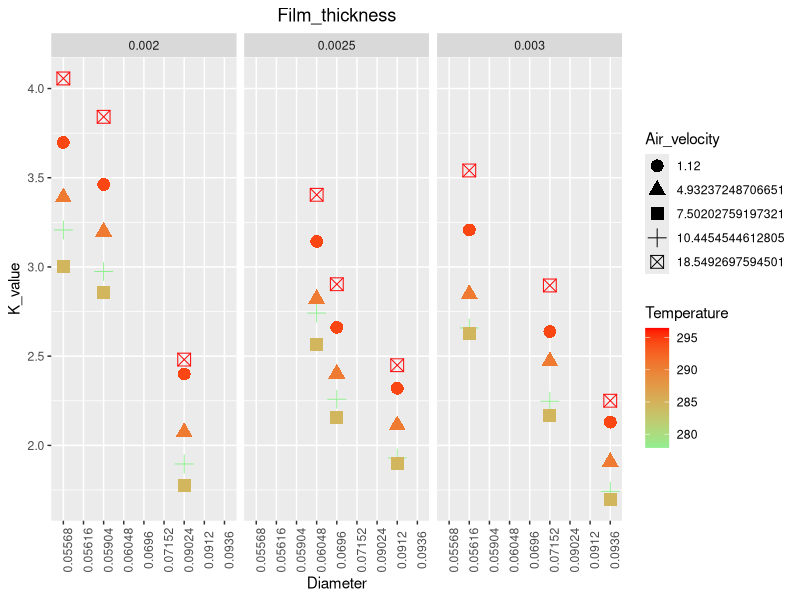

Write the R code that produced this figure.
#######Library##############
getwd()
library(readxl)
library(readr)
library(ggplot2)
library(tidyr)
library(tidyverse)
library(ggpubr)
library(purrr)


######Import Data frame (Excel)#######
Packaging_data <- read_excel("Packaging.xlsx")


#####ANOVA-Modeling#########
anova(aov(K_value~Film_thickness*Diameter*Air_velocity*Temperature, data=Packaging_data))


#####Regression-Modeling#########
summary(lm(K_value~Film_thickness*Diameter*Air_velocity*Temperature, data=Packaging_data))

######strings#######
Packaging_data$Film_thickness <- as.factor(Packaging_data$Film_thickness)
Packaging_data$Diameter <- as.factor(Packaging_data$Diameter)
Packaging_data$Air_velocity <- as.factor(Packaging_data$Air_velocity)


######ggplot2_graph#########
ggplot(Packaging_data, aes(x=Diameter, y=K_value, colour=Temperature, shape=Air_velocity))+        
  geom_point(size = 4)+
  facet_grid(cols = vars(Film_thickness))+
  theme(axis.text.x = element_text(angle=90))+
  ggtitle("Film_thickness")+
  scale_color_gradient(low="light green", high="red")+
  theme(plot.title = element_text(hjust = 0.5))
